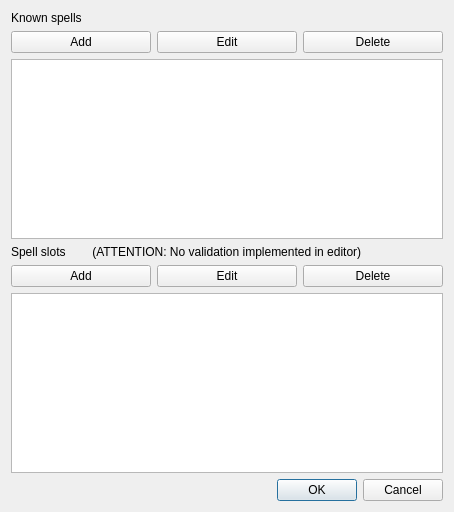
<?xml version="1.0" encoding="UTF-8"?>
<ui version="4.0">
 <class>SpellBookEdit</class>
 <widget class="QDialog" name="SpellBookEdit">
  <property name="geometry">
   <rect>
    <x>0</x>
    <y>0</y>
    <width>454</width>
    <height>512</height>
   </rect>
  </property>
  <property name="windowTitle">
   <string>Dialog</string>
  </property>
  <layout class="QVBoxLayout" name="verticalLayout">
   <item>
    <widget class="QLabel" name="label">
     <property name="text">
      <string>Known spells</string>
     </property>
    </widget>
   </item>
   <item>
    <layout class="QHBoxLayout" name="horizontalLayout">
     <item>
      <widget class="QPushButton" name="btnAddKnown">
       <property name="text">
        <string>Add</string>
       </property>
      </widget>
     </item>
     <item>
      <widget class="QPushButton" name="btnEditKnown">
       <property name="text">
        <string>Edit</string>
       </property>
      </widget>
     </item>
     <item>
      <widget class="QPushButton" name="btnDeleteKnown">
       <property name="text">
        <string>Delete</string>
       </property>
      </widget>
     </item>
    </layout>
   </item>
   <item>
    <widget class="QTableWidget" name="fKnownSpells">
     <property name="editTriggers">
      <set>QAbstractItemView::NoEditTriggers</set>
     </property>
     <property name="selectionMode">
      <enum>QAbstractItemView::SingleSelection</enum>
     </property>
     <property name="selectionBehavior">
      <enum>QAbstractItemView::SelectRows</enum>
     </property>
    </widget>
   </item>
   <item>
    <widget class="QLabel" name="label_2">
     <property name="text">
      <string>Spell slots        (ATTENTION: No validation implemented in editor)</string>
     </property>
    </widget>
   </item>
   <item>
    <layout class="QHBoxLayout" name="horizontalLayout_2">
     <item>
      <widget class="QPushButton" name="btnAddSlot">
       <property name="text">
        <string>Add</string>
       </property>
      </widget>
     </item>
     <item>
      <widget class="QPushButton" name="btnEditSlot">
       <property name="text">
        <string>Edit</string>
       </property>
      </widget>
     </item>
     <item>
      <widget class="QPushButton" name="btnDeleteSlot">
       <property name="text">
        <string>Delete</string>
       </property>
      </widget>
     </item>
    </layout>
   </item>
   <item>
    <widget class="QTableWidget" name="fSpellSlots">
     <property name="editTriggers">
      <set>QAbstractItemView::NoEditTriggers</set>
     </property>
     <property name="selectionMode">
      <enum>QAbstractItemView::SingleSelection</enum>
     </property>
     <property name="selectionBehavior">
      <enum>QAbstractItemView::SelectRows</enum>
     </property>
    </widget>
   </item>
   <item>
    <widget class="QDialogButtonBox" name="buttonBox">
     <property name="orientation">
      <enum>Qt::Horizontal</enum>
     </property>
     <property name="standardButtons">
      <set>QDialogButtonBox::Cancel|QDialogButtonBox::Ok</set>
     </property>
    </widget>
   </item>
  </layout>
 </widget>
 <resources/>
 <connections>
  <connection>
   <sender>buttonBox</sender>
   <signal>accepted()</signal>
   <receiver>SpellBookEdit</receiver>
   <slot>accept()</slot>
   <hints>
    <hint type="sourcelabel">
     <x>248</x>
     <y>254</y>
    </hint>
    <hint type="destinationlabel">
     <x>157</x>
     <y>274</y>
    </hint>
   </hints>
  </connection>
  <connection>
   <sender>buttonBox</sender>
   <signal>rejected()</signal>
   <receiver>SpellBookEdit</receiver>
   <slot>reject()</slot>
   <hints>
    <hint type="sourcelabel">
     <x>316</x>
     <y>260</y>
    </hint>
    <hint type="destinationlabel">
     <x>286</x>
     <y>274</y>
    </hint>
   </hints>
  </connection>
 </connections>
</ui>
